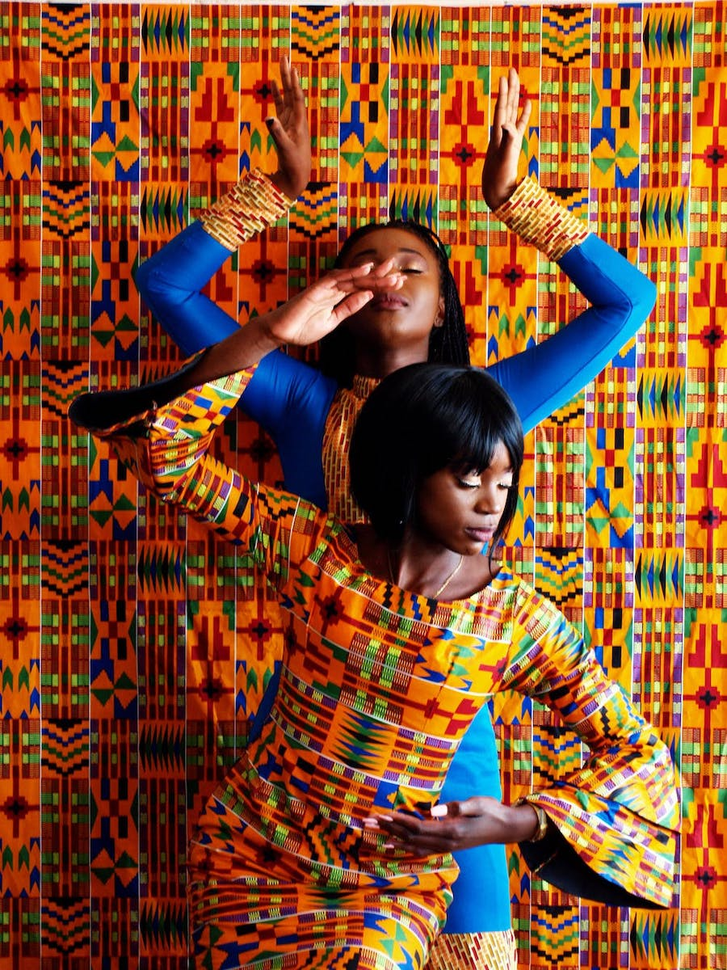
//> input picture exp2/aaa.png, 727 x 970 px, shrunk from 900 x 1200 before the run
$ ./exp2   (built with g++ and OpenCV 4)
//> lines starting //> are read from the running program, lines starting //| are printed output that depends on the picture; after the words box and inside, x2 and y2 are one past the last pixel; in counts of white or black regions, pixels touching at a corner belong together

#include<iostream>
#include<opencv2\highgui\highgui.hpp>
#include<opencv2\core\core.hpp>
#include <opencv2\imgproc\imgproc.hpp>

using namespace std;
using namespace cv;

int main()
{
	Mat img, imgGray, result;
	img = imread("aaa.png");
//> img is the input picture: 970 rows x 727 cols, CV_8UC3; mean B, G, R 45.3, 79.5, 134.3
	imshow("原图", img);
	cvtColor(img, imgGray, CV_BGR2GRAY);
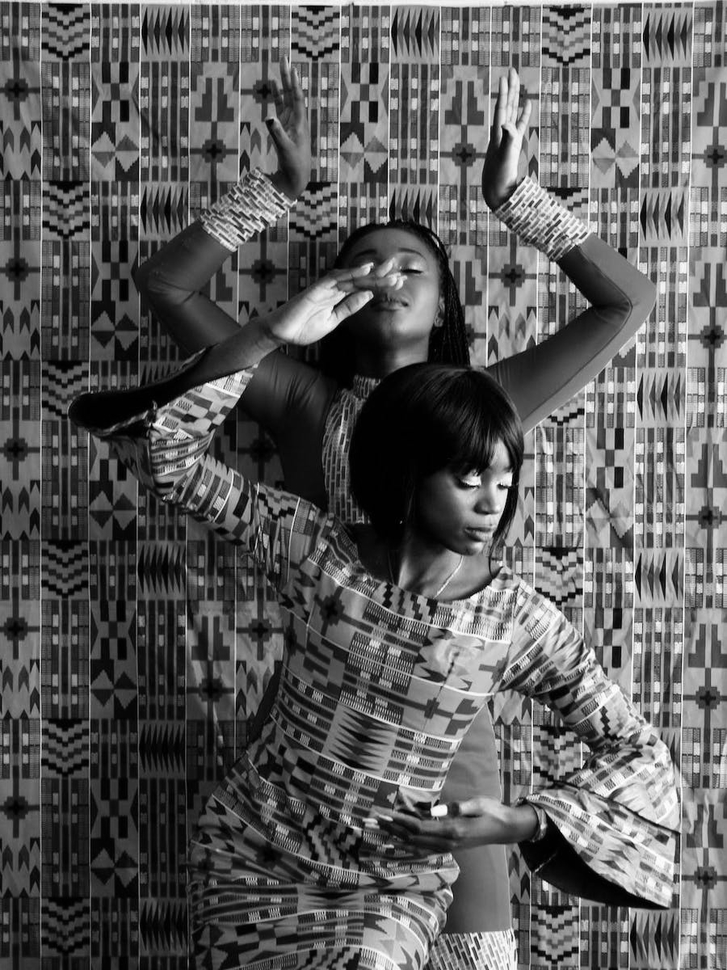
//> imgGray: 970 rows x 727 cols, CV_8UC1; min 0, max 255, mean 92
	imshow("灰度图", imgGray);
	//blur(imgGray, imgGray, Size(3, 3));
	threshold(imgGray, result, 100, 255, CV_THRESH_BINARY);
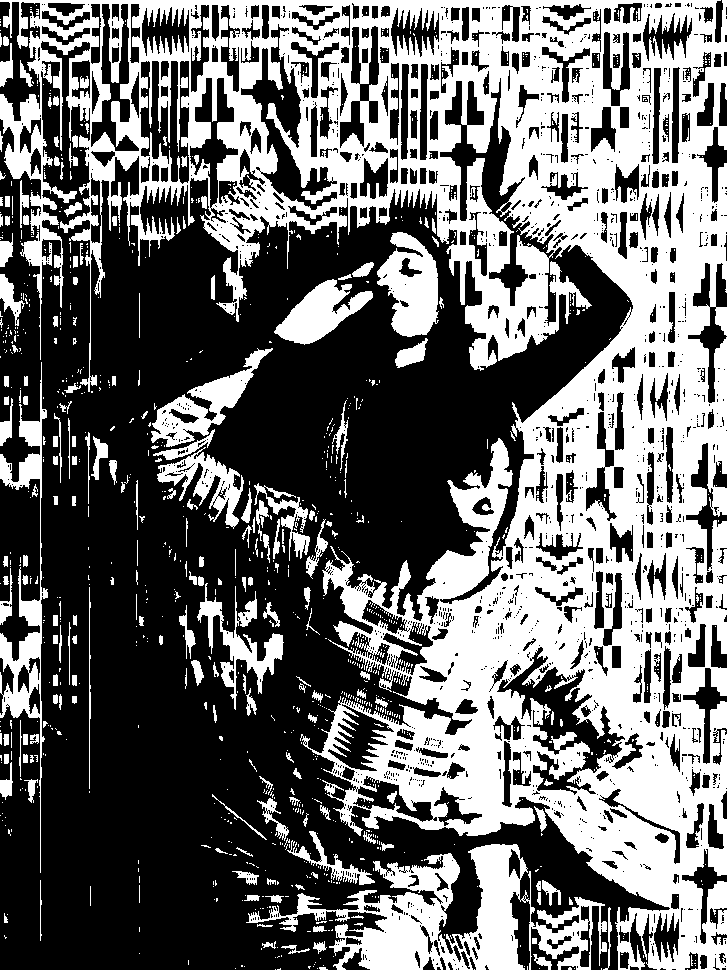
//> result: 970 rows x 727 cols, CV_8UC1; 41.8% white; 1119 white regions (914 under 20 px), largest, box (x1, y1, x2, y2) and area: (0, 0, 727, 970) 237968, (246, 844, 607, 970) 16833, (0, 362, 48, 873) 4871
	imshow("二值化后的图", result);
	imwrite("二值化的二维码.jpg", result);
	cout << "图片已保存" << endl;
	waitKey();

	return 0;
}
